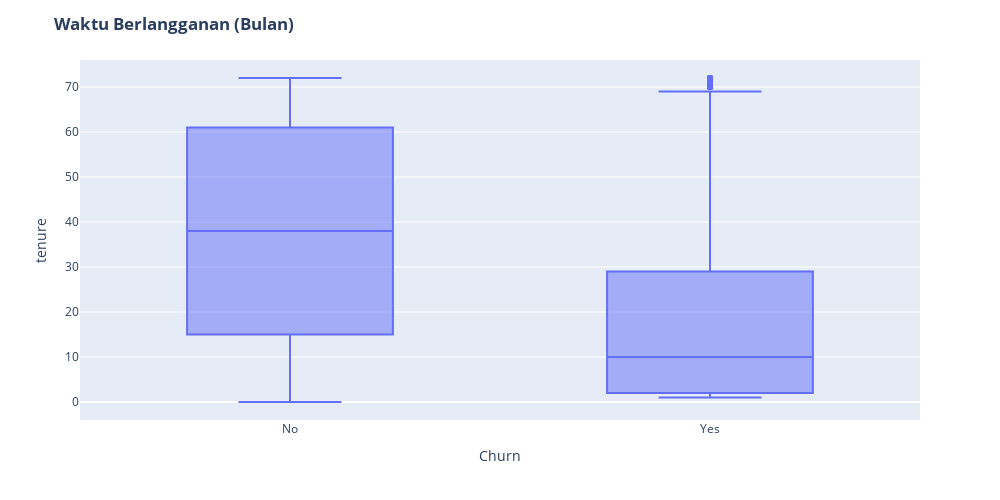

The notebook cell this image was saved under:
### Markdown cell above
### Masa Berlangganan

### Code cell
fig = (px.box(df, x='Churn',
                      y='tenure'))

fig.update_layout(title='<b> Waktu Berlangganan (Bulan)<b>',
                  showlegend=True,
                  width=1000, height=500),

fig.show()
plotly.offline.plot(fig, filename = 'plot.html')

### Figure 1 — Plotly figure (JSON) as saved in the notebook; plotly's stock layout.template omitted (floating-point values rounded to 4 significant figures; data arrays with more than 128 entries replaced by an {"elided": "..."} marker saying what was removed)
{"data": [{"alignmentgroup": "True", "hovertemplate": "Churn=%{x}<br>tenure=%{y}<extra></extra>", "legendgroup": "", "marker": {"color": "#636efa"}, "name": "", "notched": false, "offsetgroup": "", "orientation": "v", "showlegend": false, "type": "box", "x": {"elided": "7043 str values"}, "x0": " ", "xaxis": "x", "y": {"elided": "7043 int values"}, "y0": " ", "yaxis": "y"}], "layout": {"boxmode": "group", "height": 500, "legend": {"tracegroupgap": 0}, "margin": {"t": 60}, "showlegend": true, "title": {"text": "<b> Waktu Berlangganan (Bulan)<b>"}, "width": 1000, "xaxis": {"anchor": "y", "domain": [0, 1], "title": {"text": "Churn"}}, "yaxis": {"anchor": "x", "domain": [0, 1], "title": {"text": "tenure"}}}}
